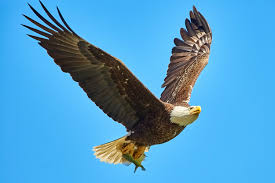
#> input picture eagle.jpg, 275 x 183 px, found by its file name
$ jupyter execute Worksheet1.ipynb
#> lines starting #> are read from the running program, lines starting #| are printed output that depends on the picture; after the words box and inside, x2 and y2 are one past the last pixel; in counts of white or black regions, pixels touching at a corner belong together
Introduction to Python Imaging Library(PIL)

[cell 1]
from google.colab import drive
drive.mount('/content/drive')

[cell 2]
import numpy as np
import matplotlib.pyplot as plt
from PIL import Image

# Load image

img = Image.open("/content/drive/MyDrive/AI and Machine Learning/eagle.jpg")
#> img is the input picture: PIL image 275x183 RGB; mean R, G, B 80.3, 158.6, 204.5
img_array = np.array(img)

# Display image
plt.imshow(img_array)
plt.title("Original Image")
plt.axis("off")
plt.show()

# Top left 100x100 pixels
top_left = img_array[0:100,0:100]
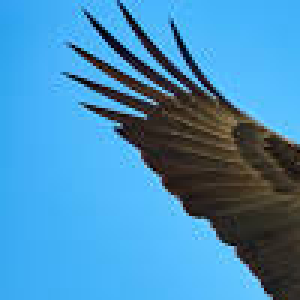
#> top_left: shape (100, 100, 3) (shown 3 times larger); mean R, G, B 69.4, 142.7, 187.7

plt.imshow(top_left)
plt.title("Top Left 100x100")
plt.axis("off")
plt.show()

# RGB Channels
R = img_array[:,:,0]
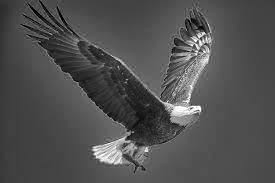
#> R: shape (183, 275); min 0, max 255, mean 80.3
G = img_array[:,:,1]
B = img_array[:,:,2]

plt.figure(figsize=(12,4))

plt.subplot(1,3,1)
plt.imshow(R, cmap="Reds")
plt.title("Red Channel")
plt.axis("off")

plt.subplot(1,3,2)
plt.imshow(G, cmap="Greens")
plt.title("Green Channel")
plt.axis("off")

plt.subplot(1,3,3)
plt.imshow(B, cmap="Blues")
plt.title("Blue Channel")
plt.axis("off")

plt.show()

# Modify top-left 100x100 pixels
modified = img_array.copy()
modified[0:100,0:100] = 210
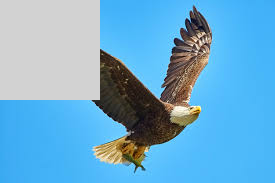
#> modified: shape (183, 275, 3); 19.87% of pixels changed, all inside (x1, y1, x2, y2) = (0, 0, 100, 100)

plt.imshow(modified)
plt.title("Modified Image")
plt.axis("off")
plt.show()

Exercise - 2:

[cell 3]
# Convert to grayscale
gray = Image.open("/content/drive/MyDrive/AI and Machine Learning/eagle.jpg").convert("L")
gray_array = np.array(gray)

plt.imshow(gray_array, cmap="gray")
plt.title("Grayscale Image")
plt.axis("off")
plt.show()

# Extract center 150 pixels
h, w = gray_array.shape
#> h = 183; w = 275
center = gray_array[h//2-75:h//2+75, w//2-75:w//2+75]
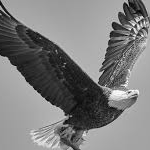
#> center: shape (150, 150); min 2, max 253, mean 124.5

plt.imshow(center, cmap="gray")
plt.title("Center 150x150")
plt.axis("off")
plt.show()

# Threshold
binary = gray_array.copy()
binary[binary < 100] = 0
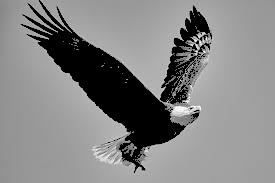
#> binary: shape (183, 275); min 0, max 253, mean 131.9
binary[binary >= 100] = 255
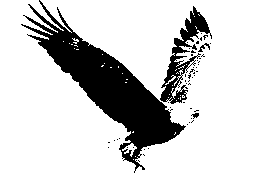
#> binary: shape (183, 275); 82.4% white; 51 black regions (47 under 20 px), largest, box (x1, y1, x2, y2) and area: (21, 0, 186, 173) 7232, (160, 6, 212, 104) 1452, (198, 43, 210, 52) 39, (191, 113, 199, 119) 26

plt.imshow(binary, cmap="gray")
plt.title("Binary Image")
plt.axis("off")
plt.show()

# Rotate image
rotated = gray.rotate(-90)
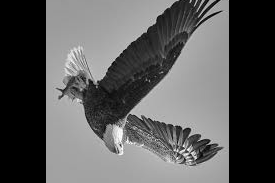
#> rotated: PIL image 275x183 L; min 0, max 253, mean 89.3

plt.imshow(rotated, cmap="gray")
plt.title("Rotated Image")
plt.axis("off")
plt.show()

# Convert grayscale to RGB
rgb = np.stack((gray_array,)*3, axis=-1)

plt.imshow(rgb)
plt.title("RGB Converted")
plt.axis("off")
plt.show()

Exercise 3 PCA Compression Code

[cell 4]
# Convert to grayscale
img = Image.open("/content/drive/MyDrive/AI and Machine Learning/eagle.jpg").convert("L")
img = np.array(img)

# Center data
mean = np.mean(img, axis=0)
#> mean = 275 values, max 167.4 at index 212, min 104.5 at index 135, mean 140.5
X = img - mean

# Covariance matrix
cov = np.cov(X, rowvar=False)
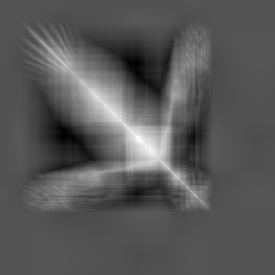
#> cov: shape (275, 275) float64; min -1982.3, max 4085.6, mean 126.3; drawn with min black and max white

# Eigen decomposition
eigenvalues, eigenvectors = np.linalg.eigh(cov)
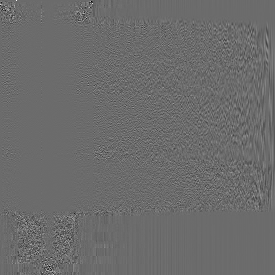
#> eigenvectors: shape (275, 275) float64; min -0.715, max 0.974, mean 6.5e-05; drawn with min black and max white
#> eigenvalues = 275 values from -1.45e-11 to 168484.6

# Sort
idx = np.argsort(eigenvalues)[::-1]
#> idx = 275 values, max 274 at index 0, min 0 at index 274, mean 137
eigenvalues = eigenvalues[idx]
#> eigenvalues = 275 values, max 168484.6 at index 0, min -1.45e-11 at index 274, mean 1791.5
eigenvectors = eigenvectors[:, idx]

# Reconstruction
components = [10,50,100,150]

for k in components:

    W = eigenvectors[:, :k]

    compressed = np.dot(X, W)
    reconstructed = np.dot(compressed, W.T) + mean

    plt.imshow(reconstructed, cmap="gray")
    plt.title(f"Reconstructed with {k} PCs")
    plt.axis("off")
    plt.show()
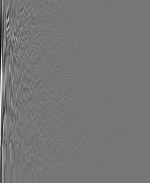
#> compressed: shape (183, 150) float64; min -622.6, max 716.3, mean 0; drawn with min black and max white
